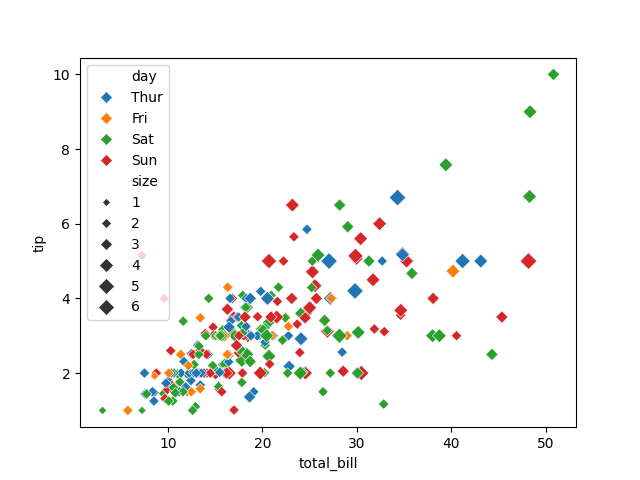

Source code (Python):
import seaborn as sns

import matplotlib.pyplot as plt
import pandas as pd

data = sns.load_dataset("tips")
sns.scatterplot(data = data, x='total_bill',y='tip',hue='day',size='size', marker='D')
plt.show()
